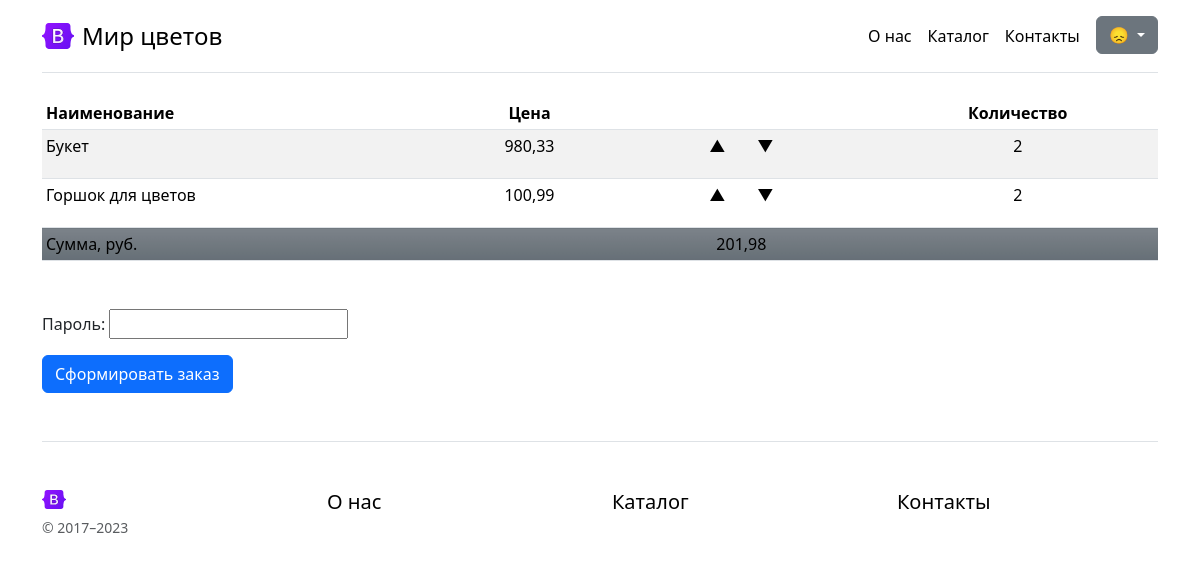
The page /carts/1/ (signed in) on the database as committed earlier.
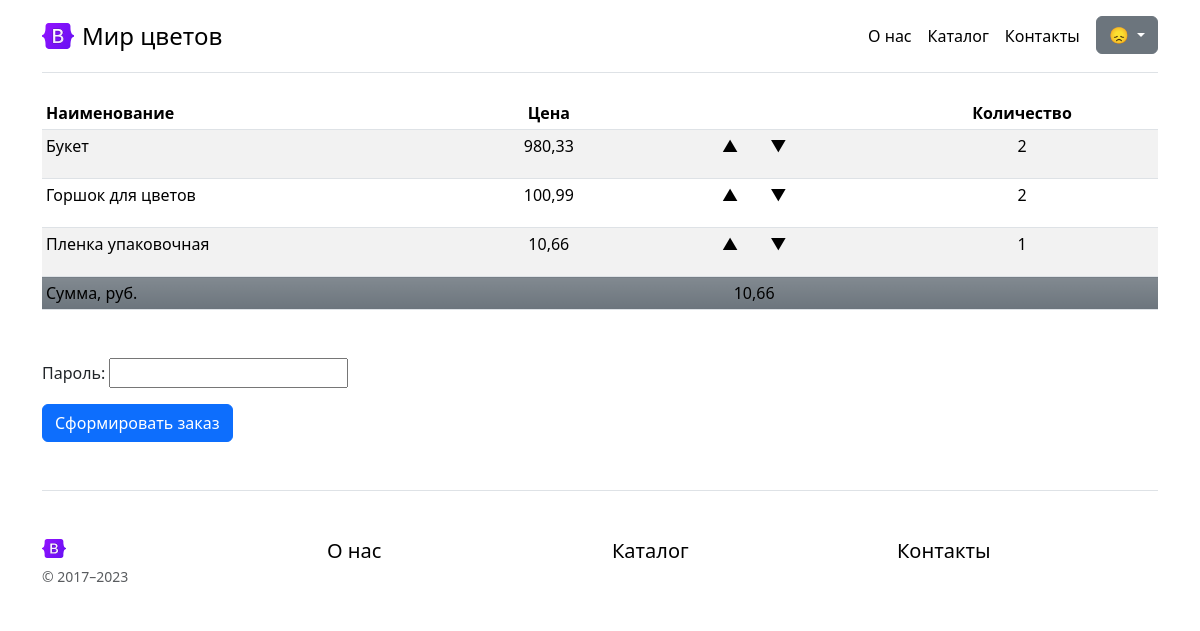
The same page on the database as committed later.
### carts/models.py (models this page shows, shortened)
class Cart(models.Model):
    user = models.ForeignKey(User,
                             on_delete=models.CASCADE,
                             verbose_name="Пользователь", )
    goods = models.ForeignKey("goods.goods",
                              on_delete=models.CASCADE,
                              verbose_name="Товар")
    quantity = models.IntegerField(blank=False,
                                   null=False,
                                   default=0,
                                   verbose_name="Количество")
    ordered = models.DateTimeField(verbose_name="Заказано", null=True)
    order_uuid = models.UUIDField(verbose_name="ID заказа",
                                  null=True,
                                  )
    status = models.CharField(max_length=9,
                              choices=ORDER_STATUS,
                              verbose_name="Статус",
                              blank=True,
                              null=False,
                              default="---")
    class Meta:
        verbose_name = "Корзина"
        verbose_name_plural = "Корзины"

### goods/models.py (models this page shows, shortened)
class Goods(NameMixin, models.Model):
    objects = models.Manager() # По умолчанию. Нужен для админки.
    in_stock = GoodsManager()
    added = models.DateTimeField(auto_now_add=True,
                                 verbose_name="Дата добавления")
    photo = models.ImageField(verbose_name="Фото")
    price = models.DecimalField(max_digits=10,
                                decimal_places=2,
                                verbose_name="Цена")
    origin = models.ForeignKey(
        "Country",
        on_delete=models.CASCADE,
        verbose_name="Страна-производитель",
    )
    color = models.ForeignKey(
        "Color",
        on_delete=models.CASCADE,
        verbose_name="Цвет",
    )
    category = models.ForeignKey(
        "Category",
        on_delete=models.CASCADE,
        verbose_name="Категория / Вид товара",
    )
    stock = models.PositiveIntegerField(default=0, null=False, blank=False, verbose_name="Остаток товара")
    class Meta:
        verbose_name = "Товар"
        verbose_name_plural = "Товары"

### carts/views.py (the view)
# urls.py: path("carts/<int:user>/", CartDetailView.as_view(), name="cart-detail"),
class CartDetailView(LoginRequiredMixin,
                     TemplateView):
    template_name = "carts/cart.html"
    def get_context_data(self, **kwargs):
        context = super().get_context_data(**kwargs)
        user = kwargs.get('user')
        object_list = Cart.objects.filter(user=user).filter(ordered=None)
        context["object_list"] = object_list
        context["order_form"] = OrderForm()
        context["total"] = get_total(object_list)
        return context

### carts/forms.py
class OrderForm(forms.Form):
    password = forms.CharField(
        label="Пароль",
        strip=False,
        widget=forms.PasswordInput(attrs={"autocomplete": "current-password"}),
    )

### carts/views.py (called while the page is built)
def get_total(a_queryset):
    sum = 0
    [sum := elem.goods.price * elem.quantity for elem in a_queryset]
    return sum

### carts/templates/carts/cart.html (shortened to what this page needs)
{% extends 'general/parts/base.html' %}
{% load static %}
{% block content %}
{% if object_list %}
<div class="table-responsive">
    <table class="table table-striped table-sm">
        <thead>
        <tr>
            <th scope="col">Наименование</th>
            <th class="text-center" scope="col">Цена</th>
            <th class="text-center" scope="col"></th>
            <th class="text-center" scope="col">Количество</th>
        </tr>
        </thead>
        <tbody>
        {% for obj in object_list %}
        <tr>
            <td>{{ obj.goods.name }}</td>
            <td class="text-center">{{ obj.goods.price }}</td>
            <td class="text-center">{% include "carts/plus_minus.html" with data_goods="{{ obj.goods.id }}" %}</td>
            <td class="text-center">{{ obj.quantity }}</td>
        </tr>
        {% endfor %}
        <tr>
            <td class="bg-secondary bg-gradient" colspan="2">Сумма, руб.</td>
            <td class="bg-secondary bg-gradient text-center">{{ total }}</td>
            <td class="bg-secondary bg-gradient"></td>
        </tr>
        </tbody>
    </table>
</div>
{% else %}
<div class="px-4 py-5 my-5 text-center">
    <h1 class="display-5 fw-bold text-body-emphasis">В корзине пока пусто</h1>
</div>
{% endif %}
{% include 'carts/parts/order.html' with object_list=object_list %}
{% endblock %}

### carts/templates/carts/plus_minus.html
<p data-goods="{{ data_goods }}"><span class="m-3">&#9650;</span><span class="m-3">&#9660;</span></p>

Rows that differ between the two databases and show on the page:
added Cart: goods.name "Пленка упаковочная", goods.price "10,66", quantity "1"
Other text that changed with them:
{{ total }}: "201,98" → "10,66"
